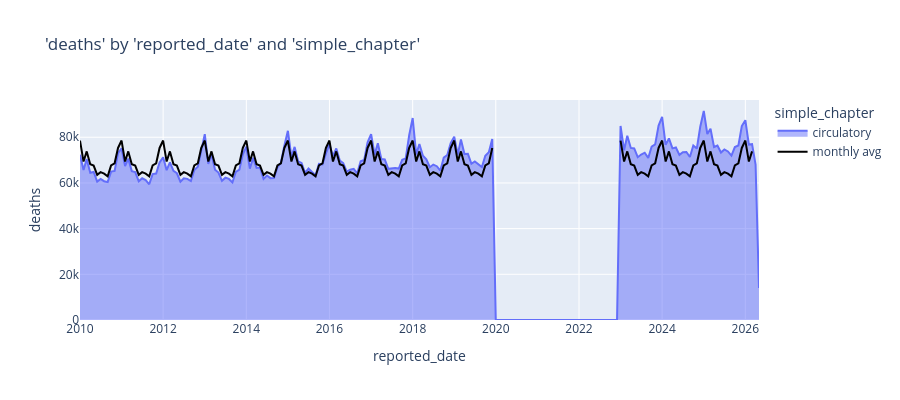

The notebook cell saved with this chart:
### Code cell
fig = charters.chart(
    df=monthly_cod_filtered,
    x_axis="reported_date",
    y_axis="deaths",
    color="simple_chapter",
    type="area",
)

# add average
fig.add_trace(
    go.Scatter(
        x=monthly_cod_filtered["reported_date"],
        y=monthly_cod_filtered["avg"],
        mode="lines",
        name="monthly avg",
        line=dict(color="black", width=2),
    )
)
fig

### Figure 1 — Plotly figure (JSON) as saved in the notebook; plotly's stock layout.template omitted (floating-point values rounded to 4 significant figures; data arrays with more than 128 entries replaced by an {"elided": "..."} marker saying what was removed)
{"data": [{"fillpattern": {"shape": ""}, "hovertemplate": "simple_chapter=circulatory<br>reported_date=%{x}<br>deaths=%{y}<extra></extra>", "legendgroup": "circulatory", "line": {"color": "#636efa"}, "marker": {"symbol": "circle"}, "mode": "lines", "name": "circulatory", "orientation": "v", "showlegend": true, "stackgroup": "1", "type": "scatter", "x": {"elided": "197 str values"}, "xaxis": "x", "y": {"elided": "197 float values"}, "yaxis": "y"}, {"line": {"color": "black", "width": 2}, "mode": "lines", "name": "monthly avg", "type": "scatter", "x": {"elided": "197 str values"}, "y": {"elided": "197 float values"}}], "layout": {"height": 400, "legend": {"title": {"text": "simple_chapter"}, "tracegroupgap": 0}, "title": {"text": "'deaths' by 'reported_date' and 'simple_chapter'"}, "xaxis": {"anchor": "y", "domain": [0, 1], "title": {"text": "reported_date"}}, "yaxis": {"anchor": "x", "domain": [0, 1], "title": {"text": "deaths"}, "type": "-"}}}
